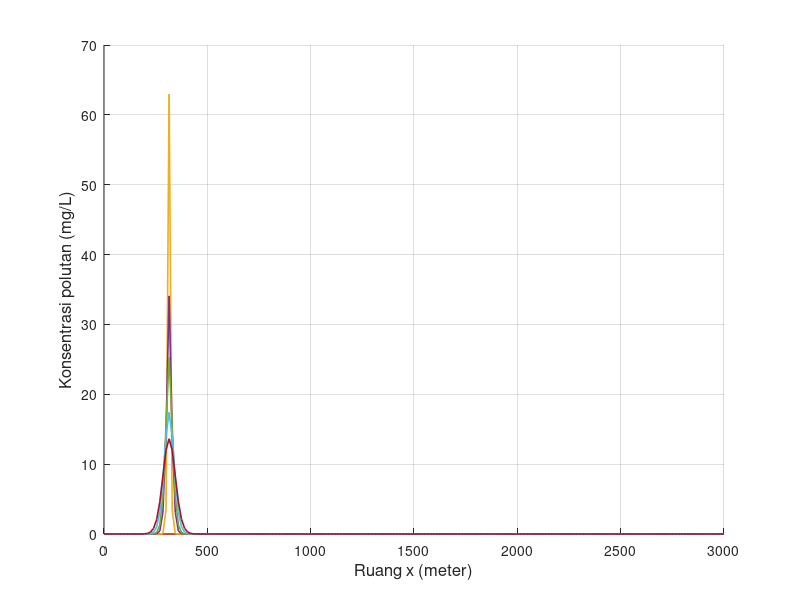

Recreate this plot in MATLAB. (Note: this script raises an error after producing the figure.)
clear; clc; close all;

% Feby Syarief Al A`raaf
% 26050124130087
% Oseanografi C
%
% Simulasi difusi/adveksi 1 dimensi metode FTCS
% Sumber polutan diskontinu
% NIM = 087, sehingga:
% x = 0, y = 8, z = 7

x_digit = 0;
y_digit = 8;
z_digit = 7;

C_source = 10 * z_digit;

L = 3000;
T = 7200;

scenario(1).nama = 'Skenario 1';
scenario(1).dx   = 15;
scenario(1).dt   = 6;
scenario(1).G    = 0.5;
scenario(1).m    = 15 + z_digit;

scenario(2).nama = 'Skenario 2';
scenario(2).dx   = 30;
scenario(2).dt   = 6;
scenario(2).G    = 0.05;
scenario(2).m    = 30 + z_digit;

scenario(3).nama = 'Skenario 3';
scenario(3).dx   = 15;
scenario(3).dt   = 6;
scenario(3).G    = 1;
scenario(3).m    = 15 + z_digit;

folder_output = 'output_Diskontinu_FTCS_Polutan_Terhadap_Ruang';
if ~exist(folder_output, 'dir')
    mkdir(folder_output);
end

for s = 1:numel(scenario)

    fprintf('\nMemproses %s\n', scenario(s).nama);

    dx       = scenario(s).dx;
    dt       = scenario(s).dt;
    G        = scenario(s).G;
    m_source = scenario(s).m;
    n_source = 20 + z_digit;

    M_grid = round(L / dx) + 1;
    Mmax   = max(M_grid, m_source);
    Nmax   = round(T / dt);

    alpha = (G * dt) / (dx^2);

    fprintf('dx = %.3f m, dt = %.3f s, G = %.3f m^2/s, m = %d, n = %d\n', dx, dt, G, m_source, n_source);
    fprintf('Mmax = %d, Nmax = %d, alpha = %.6f\n', Mmax, Nmax, alpha);

    if alpha > 0.5
        fprintf('Peringatan: alpha > 0.5, solusi FTCS dapat tidak stabil.\n');
    end

    F0 = zeros(1, Mmax);
    F  = zeros(1, Mmax);

    t_step = 0:Nmax;
    t_time = t_step * dt;
    x_grid = 0:(Mmax-1);
    x_pos  = x_grid * dx;

    t_plot = [0, 60, 180, 360, 500, 800, 1160];
    t_plot = unique(t_plot, 'stable');
    t_plot_valid = t_plot(t_plot >= 0 & t_plot <= T);

    if length(t_plot_valid) < length(t_plot)
        fprintf('%s: beberapa waktu berada di luar domain sehingga tidak digrafikkan.\n', scenario(s).nama);
    end

    n_plot = round(t_plot_valid / dt) + 1;

    profile = NaN(length(t_plot_valid), Mmax);

    F0(:) = 0;

    for q = 1:length(n_plot)
        if n_plot(q) == 1
            profile(q, :) = F0;
        end
    end

    for n = 1:Nmax

        F0(1)    = F0(2);
        F0(Mmax) = F0(Mmax-1);

        if n == n_source
            F0(m_source) = C_source;
        end

        for i = 2:(Mmax-1)
            F(i) = (1 - 2 * alpha) * F0(i) + alpha * (F0(i+1) + F0(i-1));
        end

        F(1)    = F(2);
        F(Mmax) = F(Mmax-1);

        idx_now = n + 1;
        for q = 1:length(n_plot)
            if idx_now == n_plot(q)
                profile(q, :) = F;
            end
        end

        F0 = F;
    end

    fig = figure('Visible', 'off', 'Position', [100 100 1400 600]);
    hold on;

    legend_text = {};

    for k = 1:length(t_plot_valid)
        plot(x_pos, profile(k, :), 'LineWidth', 1.2);
        legend_text{end+1} = sprintf('t = %d s', t_plot_valid(k));
    end

    grid on;
    xlabel('Ruang x (meter)', 'FontSize', 12);
    ylabel('Konsentrasi polutan (mg/L)', 'FontSize', 12);
    title(sprintf('%s - Konsentrasi polutan terhadap ruang', scenario(s).nama), ...
          'Feby Syarief-0087-Ose C', 'FontSize', 14, 'FontWeight', 'bold');
    xlim([x_pos(1), x_pos(end)]);

    y_max = max(profile(:), [], 'omitnan');
    if isempty(y_max) || isnan(y_max) || y_max <= 0
        ylim([0 1]);
    else
        ylim([0, max(C_source * 1.2, y_max * 1.1)]);
    end

    set(gca, 'FontSize', 11);

    legend(legend_text, ...
           'Location', 'northwest', ...
           'FontSize', 8, ...
           'NumColumns', 2, ...
           'Box', 'on');

    hold off;

    nama_file = sprintf('ftcs_diskontinu_ruang_skenario_%d.png', s);
    saveas(fig, fullfile(folder_output, nama_file));
    close(fig);

    fprintf('%s selesai diproses.\n', scenario(s).nama);
end

fprintf('\nSemua skenario telah selesai diproses.\n');
